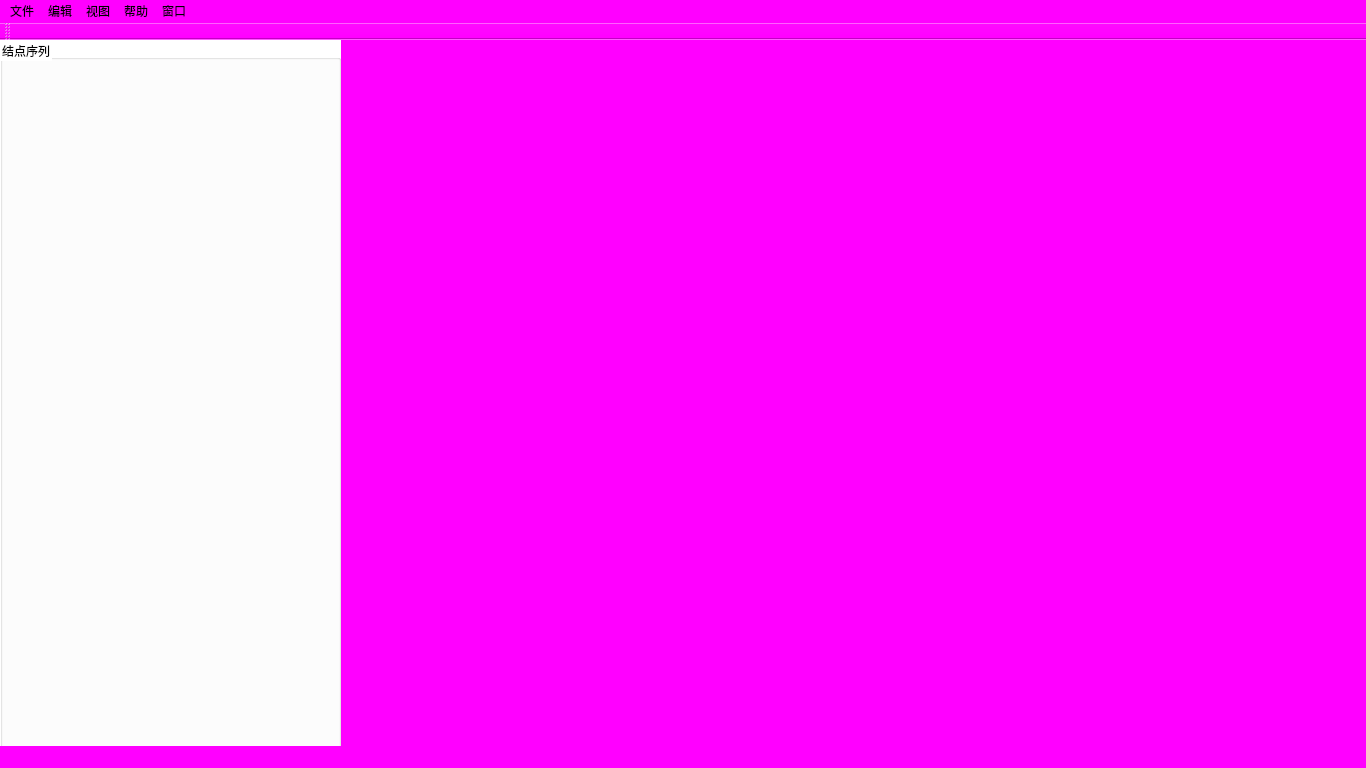
<?xml version="1.0" encoding="UTF-8"?>
<ui version="4.0">
 <class>MainWindow</class>
 <widget class="QMainWindow" name="MainWindow">
  <property name="windowModality">
   <enum>Qt::ApplicationModal</enum>
  </property>
  <property name="enabled">
   <bool>true</bool>
  </property>
  <property name="geometry">
   <rect>
    <x>0</x>
    <y>0</y>
    <width>1366</width>
    <height>768</height>
   </rect>
  </property>
  <property name="mouseTracking">
   <bool>false</bool>
  </property>
  <property name="windowTitle">
   <string>MainWindow</string>
  </property>
  <property name="statusTip">
   <string extracomment="测试"/>
  </property>
  <property name="layoutDirection">
   <enum>Qt::LeftToRight</enum>
  </property>
  <property name="styleSheet">
   <string notr="true">background-color: rgb(255, 0, 255);</string>
  </property>
  <property name="toolButtonStyle">
   <enum>Qt::ToolButtonFollowStyle</enum>
  </property>
  <property name="animated">
   <bool>false</bool>
  </property>
  <property name="documentMode">
   <bool>false</bool>
  </property>
  <property name="dockNestingEnabled">
   <bool>false</bool>
  </property>
  <property name="dockOptions">
   <set>QMainWindow::AllowTabbedDocks</set>
  </property>
  <widget class="QWidget" name="centralwidget">
   <widget class="QGroupBox" name="groupBox">
    <property name="geometry">
     <rect>
      <x>0</x>
      <y>0</y>
      <width>341</width>
      <height>751</height>
     </rect>
    </property>
    <property name="styleSheet">
     <string notr="true">background-color: rgb(255, 255, 255);</string>
    </property>
    <property name="title">
     <string>结点序列</string>
    </property>
   </widget>
   <widget class="QLabel" name="label">
    <property name="geometry">
     <rect>
      <x>410</x>
      <y>60</y>
      <width>800</width>
      <height>600</height>
     </rect>
    </property>
    <property name="text">
     <string/>
    </property>
    <property name="textFormat">
     <enum>Qt::RichText</enum>
    </property>
    <property name="pixmap">
     <pixmap>sho54t.bmp</pixmap>
    </property>
   </widget>
  </widget>
  <widget class="QMenuBar" name="menuBar">
   <property name="geometry">
    <rect>
     <x>0</x>
     <y>0</y>
     <width>1366</width>
     <height>23</height>
    </rect>
   </property>
   <widget class="QMenu" name="menu">
    <property name="title">
     <string>文件</string>
    </property>
    <addaction name="actionOpen"/>
    <addaction name="actionSave"/>
   </widget>
   <widget class="QMenu" name="menu_2">
    <property name="title">
     <string>编辑</string>
    </property>
   </widget>
   <widget class="QMenu" name="menu_3">
    <property name="title">
     <string>视图</string>
    </property>
   </widget>
   <widget class="QMenu" name="menu_4">
    <property name="title">
     <string>帮助</string>
    </property>
   </widget>
   <widget class="QMenu" name="menu_5">
    <property name="title">
     <string>窗口</string>
    </property>
   </widget>
   <addaction name="menu"/>
   <addaction name="menu_2"/>
   <addaction name="menu_3"/>
   <addaction name="menu_4"/>
   <addaction name="menu_5"/>
  </widget>
  <widget class="QStatusBar" name="statusBar"/>
  <widget class="QToolBar" name="toolBar">
   <property name="windowTitle">
    <string>toolBar</string>
   </property>
   <property name="toolButtonStyle">
    <enum>Qt::ToolButtonTextOnly</enum>
   </property>
   <attribute name="toolBarArea">
    <enum>TopToolBarArea</enum>
   </attribute>
   <attribute name="toolBarBreak">
    <bool>false</bool>
   </attribute>
  </widget>
  <action name="actionOpen">
   <property name="text">
    <string>Open</string>
   </property>
  </action>
  <action name="actionSave">
   <property name="text">
    <string>Save</string>
   </property>
  </action>
 </widget>
 <resources/>
 <connections/>
 <slots>
  <slot>CutImage()</slot>
 </slots>
</ui>
